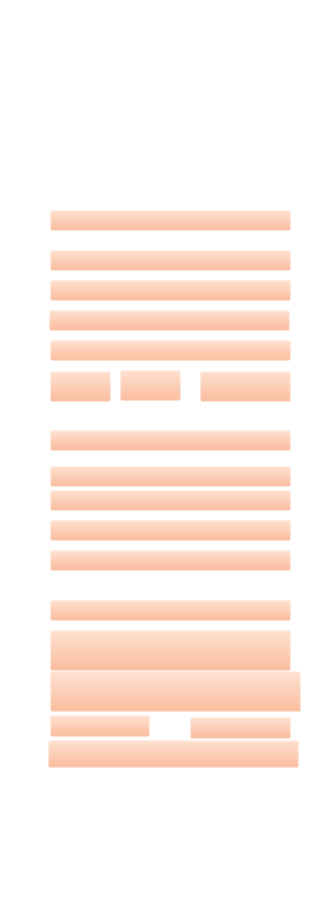
   <widget class="caFrame" name="caframe_2">
    <property name="geometry">
     <rect>
      <x>0</x>
      <y>-20</y>
      <width>311</width>
      <height>911</height>
     </rect>
    </property>
    <property name="styleSheet">
     <string notr="true">background-color: rgba(255, 170, 127, 0); color: rgba(0, 0, 0, 255);</string>
    </property>
    <widget class="caMessageButton" name="camessagebutton_3">
     <property name="geometry">
      <rect>
       <x>50</x>
       <y>210</y>
       <width>241</width>
       <height>21</height>
      </rect>
     </property>
     <property name="styleSheet">
      <string notr="true">background-color: rgba(255, 170, 127, 0); color: rgba(0, 0, 0, 255);</string>
     </property>
    </widget>
    <widget class="caMessageButton" name="camessagebutton_5">
     <property name="geometry">
      <rect>
       <x>50</x>
       <y>250</y>
       <width>241</width>
       <height>21</height>
      </rect>
     </property>
     <property name="styleSheet">
      <string notr="true">background-color: rgba(255, 170, 127, 0); color: rgba(0, 0, 0, 255);</string>
     </property>
    </widget>
    <widget class="caMessageButton" name="camessagebutton_6">
     <property name="geometry">
      <rect>
       <x>50</x>
       <y>280</y>
       <width>241</width>
       <height>21</height>
      </rect>
     </property>
     <property name="styleSheet">
      <string notr="true"/>
     </property>
    </widget>
    <widget class="caMessageButton" name="camessagebutton_7">
     <property name="geometry">
      <rect>
       <x>49</x>
       <y>310</y>
       <width>241</width>
       <height>21</height>
      </rect>
     </property>
     <property name="styleSheet">
      <string notr="true"/>
     </property>
    </widget>
    <widget class="caMessageButton" name="camessagebutton_8">
     <property name="geometry">
      <rect>
       <x>50</x>
       <y>340</y>
       <width>241</width>
       <height>21</height>
      </rect>
     </property>
     <property name="styleSheet">
      <string notr="true"/>
     </property>
    </widget>
    <widget class="caMessageButton" name="camessagebutton_9">
     <property name="geometry">
      <rect>
       <x>50</x>
       <y>371</y>
       <width>61</width>
       <height>31</height>
      </rect>
     </property>
     <property name="styleSheet">
      <string notr="true"/>
     </property>
    </widget>
    <widget class="caMessageButton" name="camessagebutton_10">
     <property name="geometry">
      <rect>
       <x>120</x>
       <y>370</y>
       <width>61</width>
       <height>31</height>
      </rect>
     </property>
     <property name="styleSheet">
      <string notr="true"/>
     </property>
    </widget>
    <widget class="caMessageButton" name="camessagebutton_11">
     <property name="geometry">
      <rect>
       <x>200</x>
       <y>371</y>
       <width>91</width>
       <height>31</height>
      </rect>
     </property>
     <property name="styleSheet">
      <string notr="true"/>
     </property>
    </widget>
    <widget class="caMessageButton" name="camessagebutton_12">
     <property name="geometry">
      <rect>
       <x>50</x>
       <y>430</y>
       <width>241</width>
       <height>21</height>
      </rect>
     </property>
     <property name="styleSheet">
      <string notr="true"/>
     </property>
    </widget>
    <widget class="caMessageButton" name="camessagebutton_4">
     <property name="geometry">
      <rect>
       <x>50</x>
       <y>466</y>
       <width>241</width>
       <height>21</height>
      </rect>
     </property>
     <property name="styleSheet">
      <string notr="true"/>
     </property>
    </widget>
    <widget class="caMessageButton" name="camessagebutton_13">
     <property name="geometry">
      <rect>
       <x>50</x>
       <y>490</y>
       <width>241</width>
       <height>21</height>
      </rect>
     </property>
     <property name="styleSheet">
      <string notr="true"/>
     </property>
    </widget>
    <widget class="caMessageButton" name="camessagebutton_14">
     <property name="geometry">
      <rect>
       <x>50</x>
       <y>520</y>
       <width>241</width>
       <height>21</height>
      </rect>
     </property>
     <property name="styleSheet">
      <string notr="true"/>
     </property>
    </widget>
    <widget class="caMessageButton" name="camessagebutton_15">
     <property name="geometry">
      <rect>
       <x>50</x>
       <y>550</y>
       <width>241</width>
       <height>21</height>
      </rect>
     </property>
     <property name="styleSheet">
      <string notr="true"/>
     </property>
    </widget>
    <widget class="caMessageButton" name="camessagebutton_16">
     <property name="geometry">
      <rect>
       <x>50</x>
       <y>600</y>
       <width>241</width>
       <height>21</height>
      </rect>
     </property>
     <property name="styleSheet">
      <string notr="true"/>
     </property>
    </widget>
    <widget class="caMessageButton" name="camessagebutton_17">
     <property name="geometry">
      <rect>
       <x>50</x>
       <y>630</y>
       <width>241</width>
       <height>41</height>
      </rect>
     </property>
     <property name="styleSheet">
      <string notr="true"/>
     </property>
    </widget>
    <widget class="caMessageButton" name="camessagebutton_18">
     <property name="geometry">
      <rect>
       <x>50</x>
       <y>671</y>
       <width>251</width>
       <height>41</height>
      </rect>
     </property>
     <property name="styleSheet">
      <string notr="true"/>
     </property>
    </widget>
    <widget class="caMessageButton" name="camessagebutton_19">
     <property name="geometry">
      <rect>
       <x>50</x>
       <y>715</y>
       <width>100</width>
       <height>22</height>
      </rect>
     </property>
     <property name="styleSheet">
      <string notr="true"/>
     </property>
    </widget>
    <widget class="caMessageButton" name="camessagebutton_20">
     <property name="geometry">
      <rect>
       <x>190</x>
       <y>717</y>
       <width>101</width>
       <height>22</height>
      </rect>
     </property>
     <property name="styleSheet">
      <string notr="true"/>
     </property>
    </widget>
    <widget class="caMessageButton" name="camessagebutton_21">
     <property name="geometry">
      <rect>
       <x>48</x>
       <y>740</y>
       <width>251</width>
       <height>28</height>
      </rect>
     </property>
     <property name="styleSheet">
      <string notr="true"/>
     </property>
    </widget>
    <widget class="caMessageButton" name="camessagebutton_22">
     <property name="geometry">
      <rect>
       <x>330</x>
       <y>232</y>
       <width>61</width>
       <height>20</height>
      </rect>
     </property>
     <property name="styleSheet">
      <string notr="true"/>
     </property>
    </widget>
    <widget class="caMessageButton" name="camessagebutton_23">
     <property name="geometry">
      <rect>
       <x>390</x>
       <y>232</y>
       <width>61</width>
       <height>20</height>
      </rect>
     </property>
     <property name="styleSheet">
      <string notr="true"/>
     </property>
    </widget>
    <widget class="caMessageButton" name="camessagebutton_24">
     <property name="geometry">
      <rect>
       <x>332</x>
       <y>252</y>
       <width>109</width>
       <height>19</height>
      </rect>
     </property>
     <property name="styleSheet">
      <string notr="true"/>
     </property>
    </widget>
    <widget class="caMessageButton" name="camessagebutton_25">
     <property name="geometry">
      <rect>
       <x>330</x>
       <y>281</y>
       <width>115</width>
       <height>21</height>
      </rect>
     </property>
     <property name="styleSheet">
      <string notr="true"/>
     </property>
    </widget>
    <widget class="caMessageButton" name="camessagebutton_26">
     <property name="geometry">
      <rect>
       <x>330</x>
       <y>302</y>
       <width>33</width>
       <height>18</height>
      </rect>
     </property>
     <property name="styleSheet">
      <string notr="true"/>
     </property>
    </widget>
   </widget>
